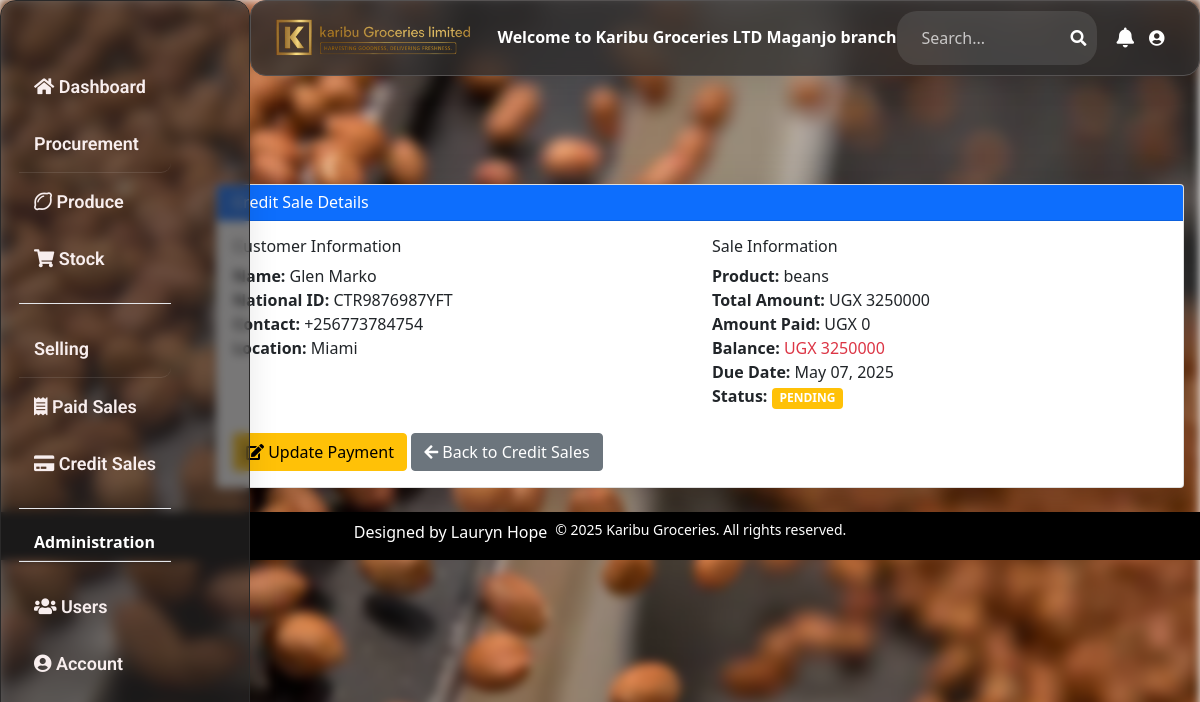
/credit_sale_detail/2/ (signed in), run on the app's committed database.
### happy_hoe/models.py (models this page shows, shortened)
class Userprofile(AbstractUser):
    is_salesagent = models.BooleanField(null=True, default=True)
    is_manager = models.BooleanField(null=True, default=True)
    is_director = models.BooleanField(null=True, default=True)
    last_activity = models.DateTimeField(null=True, blank=True)
    is_online = models.BooleanField(default=True)
    status = models.CharField(
        max_length=20,
        choices=(
            ('online', 'Online'),
            ('offline', 'Offline'),
        ),
        default='offline'
    )
    username = models.CharField(max_length=50, unique=True, blank=True)
    branch = models.ForeignKey(Branch, on_delete=models.CASCADE,max_length=20, blank=True, null=True ,default=1)
    email = models.EmailField(max_length=100, unique=True)
    gender_choices = (('Female','Female'), ('Male','Male'))
    gender = models.CharField(max_length=10, blank=True, choices=gender_choices)
    phone = models.CharField(max_length=10, unique=True)
    address = models.CharField(max_length=100, blank=True)
    class Meta:
        db_table = 'userprofile'
        verbose_name = 'User'
        verbose_name_plural = 'Users'

class Branch(models.Model):
    branch_name= models.CharField(max_length=20, default="", blank=True, null=True)
    email = models.EmailField(max_length=100, unique=True)
    phone_number = models.CharField(max_length=15, blank=True, unique=True)
    location = models.CharField(max_length=50, default="", blank=True, null=True)
    class Meta:
        verbose_name_plural = 'Branches'

class CreditSale(models.Model):
    sale = models.OneToOneField(Sale, on_delete=models.CASCADE, related_name='credit_details', null=True, blank=True)
    customer_name = models.CharField(max_length=100)
    national_id = models.CharField(max_length=20, blank=True, null=True)
    phone_regex = RegexValidator(
        regex=r'^\+?256[0-9]{9,15}$',
        message="Phone number must be in the format: '+2567XXXXXXXX'.")
    contact = models.CharField(max_length=15, validators=[phone_regex], blank=True, null=True)
    location = models.CharField(max_length=100)
    due_date = models.DateField()
    amount_paid = models.IntegerField(max_length=10, default=10000)
    balance = models.IntegerField(max_length=10, null=True, blank=True, default=0)
    status = models.CharField(
        max_length=20,
        choices=[
            ('PENDING', 'Pending'),
            ('PAID', 'Paid'),
            ('OVERDUE', 'Overdue')
        ],
        default='PENDING'
    )

class Sale(models.Model):
    branch = models.ForeignKey(Branch, on_delete=models.CASCADE, related_name='branch_sales', null=True, blank=True)
    product_name= models.ForeignKey(Stock, on_delete=models.CASCADE,max_length=100, blank=True, null=True)
    unit_price= models.IntegerField( blank=True, null=True, default=1000)
    quantity= models.IntegerField( blank=True, default=5, null=True)
    customer_name= models.CharField(max_length=100, blank=True, null=True)
    date= models.DateField(auto_now_add=True, blank=True, null=True)
    amount_received= models.IntegerField( blank=True, default=1500, null=True)
    payment_method_choices=(
        ('Cash', 'Cash'),
        ('Credit', 'Credit'),
        ('Mobile Money', 'Mobile Money'),
    )
    payment_method= models.CharField(max_length=50, choices=payment_method_choices, blank=True, null=True)
    payment_status = models.CharField(
        max_length=20,
        choices=[
            ('PAID', 'Paid'),
            ('PENDING', 'Pending'),
            ('CANCELLED', 'Cancelled')
        ],
        default='PAID'
    )
    sales_agent= models.ForeignKey(Userprofile,on_delete=models.CASCADE, blank=True)
    def total_sale(self):
        total= self.quantity * self.product_name.unit_price
        """if self.product_name and self.product_name .unit_price is not None:
            return self.quantity * self.product_name.unit_price"""
        return total
    class Meta:
        indexes = [
            models.Index(fields=['branch', 'date']),
        ]
        ordering = ['branch', '-date']

class Stock(models.Model):
    branch= models.ForeignKey(Branch, on_delete=models.CASCADE,  related_name='branch_stock', null=True, blank=True)
    Category_name= models.ForeignKey (Category, on_delete=models.CASCADE, blank=True)
    product_choices=(
        ('beans', 'beans'),
        ('soybeans', 'soybeans'),
        ('gnuts', 'gnuts'),
        ('maize', 'maize'),
        ('cowpeas', 'cowpeas'),
    )
    product_name = models.CharField(max_length=50, null=True, blank=True, choices=product_choices)
    total_quantity= models.PositiveIntegerField( default=0, blank=True, null=True)
    issued_quantity= models.PositiveIntegerField(default=0, blank=True, null=True)
    received_quantity= models.PositiveIntegerField( default=0, blank=True, null=True)
    cost_of_stock= models.DecimalField(max_digits=50, blank=True, null=True, default=1000000, decimal_places=0)
    unit_cost= models.IntegerField(blank=True, null=True, default=500)
    unit_price= models.IntegerField(blank=True, null=True, default=500)
    date_of_stock= models.DateField(auto_now_add=True ,blank=True, null=True)
    supplier_name= models.CharField(max_length=100, blank=True, null=True)
    phone_regex = RegexValidator(
        regex=r'^\+?256[0-9]{9,15}$',
        message="Phone number must be in the format: '+2567XXXXXXXX'.")
    supplier_contact = models.CharField(max_length=15, validators=[phone_regex], blank=True, null=True)
    type_of_produce = models.CharField(max_length=100, blank=True, null=True)
    entry_agent= models.ForeignKey(Userprofile, on_delete=models.CASCADE, null=True, blank=True, related_name='stocks_entered')
    def __str__(self):
        return str(self.product_name)

### happy_hoe/views.py (the view)
# urls.py: path('credit_sale_detail/<int:pk>/', views.credit_sale_detail, name='credit_sale_detail'),
@login_required
def credit_sale_detail(request, pk):
    credit_sale = get_object_or_404(CreditSale, pk=pk)
    return render(request, 'happy_hoeapp/credit_sale_detail.html', {
        'credit_sale': credit_sale
    })

### happy_hoe/templates/happy_hoeapp/credit_sale_detail.html
{% extends 'happy_hoeapp/base.html' %}
{% block content %}
<div class="container mt-4">
    <div class="card shadow-lg">
        <div class="card-header bg-primary text-white">
            <h4 class="mb-0">Credit Sale Details</h4>
        </div>
        <div class="card-body">
            <div class="row">
                <div class="col-md-6">
                    <h5 class="card-title">Customer Information</h5>
                    <p><strong>Name:</strong> {{ credit_sale.customer_name }}</p>
                    <p><strong>National ID:</strong> {{ credit_sale.national_id|default:"Not provided" }}</p>
                    <p><strong>Contact:</strong> {{ credit_sale.contact|default:"Not provided" }}</p>
                    <p><strong>Location:</strong> {{ credit_sale.location }}</p>
                </div>
                <div class="col-md-6">
                    <h5 class="card-title">Sale Information</h5>
                    <p><strong>Product:</strong> {{ credit_sale.sale.product_name }}</p>
                    <p><strong>Total Amount:</strong> UGX {{ credit_sale.sale.total_sale }}</p>
                    <p><strong>Amount Paid:</strong> UGX {{ credit_sale.amount_paid }}</p>
                    <p><strong>Balance:</strong> <span class="{% if credit_sale.balance > 0 %}text-danger{% else %}text-success{% endif %}">UGX {{ credit_sale.balance }}</span></p>
                    <p><strong>Due Date:</strong> {{ credit_sale.due_date|date:"M d, Y" }}</p>
                    <p><strong>Status:</strong>
                        <span class="badge {% if credit_sale.status == 'PAID' %}bg-success
                            {% elif credit_sale.status == 'OVERDUE' %}bg-danger
                            {% else %}bg-warning{% endif %}">
                            {{ credit_sale.status }}
                        </span>
                    </p>
                </div>
            </div>
            <div class="mt-4">
                <a href="{% url 'update_credit_sale' credit_sale.id %}" class="btn btn-warning">
                    <i class="fas fa-edit"></i> Update Payment
                </a>
                <a href="{% url 'credit_sales' %}" class="btn btn-secondary">
                    <i class="fas fa-arrow-left"></i> Back to Credit Sales
                </a>
            </div>
        </div>
    </div>
</div>
{% endblock %}

### happy_hoe/templates/happy_hoeapp/base.html (shortened to what this page needs)
{% load static %}
<!DOCTYPE html>
<html lang="en">
<head>
<link rel="stylesheet" href="https://cdnjs.cloudflare.com/ajax/libs/twitter-bootstrap/5.1.0/css/bootstrap.min.css">
<link rel="stylesheet" href="https://cdnjs.cloudflare.com/ajax/libs/font-awesome/5.15.4/css/all.min.css">
<link href="https://cdn.jsdelivr.net/npm/tailwindcss@^2/dist/tailwind.min.css" rel="stylesheet">
<link rel="stylesheet" href="{% static 'css/base.css' %}">
</head>
<body >
    <div class="header fixed-top mt-0 mb-10"  id="nav-effect">
        {% if user.is_authenticated %}
        <img src="{% static 'images/kgl.png' %}" alt="Logo" class="logo" />
        <strong><h2 class="text-white text-center ml-3 display-7">Welcome to  Karibu Groceries LTD  {% if user.is_manager or user.is_salesagent %} {{ user.branch.branch_name }} branch  {% endif %}</h2></strong>
        <div class="search-container">
            <form method="GET" action="{% url 'search' %}" class="d-flex">
                <input type="text"
                       name="q"
                       placeholder="Search..."
                       value="{{ request.GET.q }}"
                       class="form-control me-2">
                <button type="submit" class="btn btn-outline-light">
                    <i class="fas fa-search"></i>
                </button>
            </form>
        </div>
        <div class="user-settings">
            <i class="fas fa-bell"></i>
            <a class=" text-white" href="{% url 'user_profile' request.user.id %}"><i class="fas fa-user-circle" style="width: 30px; margin-right: 10px;"></i></a>
        </div>
    </div>
    <div class="container-fluid px-0 ">
        <div class="row g-0 ml-0">
            <div class="col-md-2 w-[150px] px-0 ">
                <br><br><br>
                <div class="sidebar w " id="glass-effect">
                    <div class="body">
                        <nav class="navbar ">
                            <div class="container-fluid">
                                <ul>
                                    {% if user.is_director  or user.is_manager %}
                                    <a class="" href="/owner_dashboard/"><li><i class="fas fa-home"></i> Dashboard</li></a>
                                    {% elif user.is_salesagent  %}
                                    <a class="" href="/owner_dashboard/"><li><i class="fas fa-home"></i> Dashboard</li></a>
                                    {% endif %}
                                    {% if user.is_manager  %}
                                    <li class="nav-heading text-decoration: underline;">Procurement</li>
                                    <a href="/procurement/"><li class="active"><i class="far fa-lemon"></i> Produce</li></a>
                                    <a class="" href="/home/"><li><i class="fas fa-shopping-cart"></i> Stock</li></a>
                                    {% endif %}
                                    {% if user.is_manager or user.is_salesagent %}
                                    <div class="border-b my-3"></div>
                                    <li class="nav-heading">Selling</li>
                                    <a href="/sales/"><li class="active"><i class="fas fa-receipt"></i> Paid Sales</li></a>
                                    <a href="{% url 'credit_sales' %}"><li><i class="fas fa-credit-card"></i> Credit Sales</li></a>
                                    {% endif %}
                                    <div class="border-b my-3"></div>
                                    {% if user.is_manager or user.is_director %}
                                    <div class="border-b my-3"><strong ><h1 class="nav-heading text-white">Administration</h1></strong></div>
                                    <a href="/users/"><li><i class="fas fa-users"></i> Users</li></a>
                                    {% endif %}
                                    <a class="" href="{% url 'user_profile' request.user.id %}"><li><i class="fas fa-user-circle"></i> Account</li></a>
                                    <br><br><br><br><br><br>
                                </ul>
                            </div>
                        </nav>
                    </div>
                </div>
            </div>
            {% endif %}
           <div class="col-md-10">
            <br><br><br>
                <div class="container2 container-fluid p-3 flex-grow-1">
                    {% block content %}
                    {% endblock %}
                </div>
           </div>
        </div>
    </div>
    <footer class="bg-black bg-opacity-70 text-center p-2 mt-2">
        <div class="flex justify-center space-x-2 mb-2">
            <a href="#" class="text-white hover:underline">Designed by Lauryn Hope</a>
            <p class="text-sm text-white">© 2025 Karibu Groceries. All rights reserved.</p>
        </div>
    </footer>
</body>
</html>

### happy_hoe/static/css/base.css (style rules this page uses)
html, body { height: 100%; width: 100%; margin: 0; }
body::before { content: ""; position: fixed; top: 0; left: 0; right: 0; bottom: 0; width: 100%; height: 100%; top: 0; left: 0; right: 0; bottom: 0; background: url('/static/images/f1.webp') no-repeat center center fixed; background-size: cover; filter: blur(5px); z-index: -1; }
.logo { margin: 0 auto; width: 200px; height: auto; height: 50px; object-fit: contain; }
.sidebar { border-radius: 0; margin-left: 0; position: fixed; top: 0; left: 0; height: 100vh; width: 250px; overflow-y: auto; z-index: 1000; padding: 1rem; background: rgba(255, 255, 255, 0.1); backdrop-filter: blur(10px); }
.col-md-10 { margin-left: 200px; width: calc(100% - 200px); }
.nav-heading { color: #4F46E5; font-weight: bold; padding: 8px 15px; border-bottom: 1px solid rgba(255, 255, 255, 0.1); margin: 0; cursor: default; }
.header { align-items: center; margin-left: 250px; width: calc(100% - 250px); background: rgba(0, 0, 0, 0.8); }
.header { border-radius: 10px 10px 0px 0px; background-color: #2A3942; }
.navbar { border-radius: 20px 20px 10px 10px; padding: 2px; }
#glass-effect { background: rgba(42, 41, 41, 0.63); border-radius: 16px; box-shadow: 0 4px 30px rgba(0, 0, 0, 0.1); backdrop-filter: blur(4.7px); -webkit-backdrop-filter: blur(4.7px); border: 1px solid rgba(42, 41, 41, 1); }
.body li { transition: 1s all; font-family: 'Roboto', sans-serif; font-size: 18px; padding: 15px; margin-top: 0px; color: #f8eeee; font-size: 20px; font-weight: 500; list-style: none; display: block; border-top-right-radius: 10px 10px; border-bottom-right-radius: 10px 10px; }
.body ul li { font-weight: 600; font-size: 18px; }
.header { display: flex; justify-content: space-between; align-items: center; padding: 10px; }
.search-container { position: relative; margin-right: 20px; display: flex; justify-content: flex; align-items: center; width: 200px; }
.search-container input { padding: 10px; border: 1px solid #2f89fc; border-radius: 5px; color: #fff; background: #2A3942; }
.search-container .fa-search { position: absolute; right: 10px; top: 50%; transform: translateY(-50%); color: white; }
.user-settings { display: flex; align-items: center; }
.user-settings .fa-bell { font-size: 20px; margin-right: 15px; color: white; }
footer { position: relative; bottom: 0; width: 100%; background-color: rgba(0, 0, 0, 0.7); text-align: center; padding: 2em 0; }
#nav-effect { background: rgba(46, 44, 44, 0.78); border-radius: 16px; box-shadow: 0 4px 30px rgba(0, 0, 0, 0.1); backdrop-filter: blur(8.8px); -webkit-backdrop-filter: blur(8.8px); border: 1px solid rgba(85, 82, 82, 1); }
.search-container { display: flex; align-items: center; background: rgba(255, 255, 255, 0.1); border-radius: 20px; padding: 5px 15px; }
.search-container input, .search-container select { background: transparent; border: none; color: white; }
.search-container input::placeholder { color: rgba(255, 255, 255, 0.7); }
.search-container button { border: none; background: transparent; color: white; }

### data on the page
Userprofile: branch.branch_name "Maganjo"
CreditSale: customer_name "Glen Marko", national_id "CTR9876987YFT", contact "+256773784754", location "Miami", sale.product_name "beans", sale.total_sale "3250000", amount_paid "0", balance "3250000", due_date "May 07, 2025", status "PENDING"
